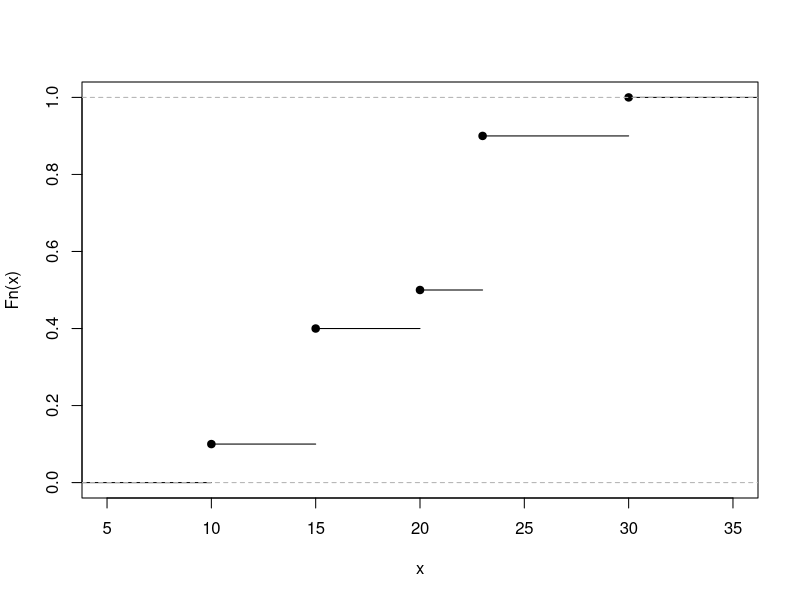

R code for this plot: (Note: this script raises an error after producing the figure.)
## ---- chunk 1
xExample <- c(10,rep(15,3),20,rep(23,4),30)
PercentilesxExample <- ecdf(xExample)
plot(PercentilesxExample, main = "", xlab = "x")
## ---- chunk 2
knitr::include_graphics("Figures/RStudio-Ball.png")
